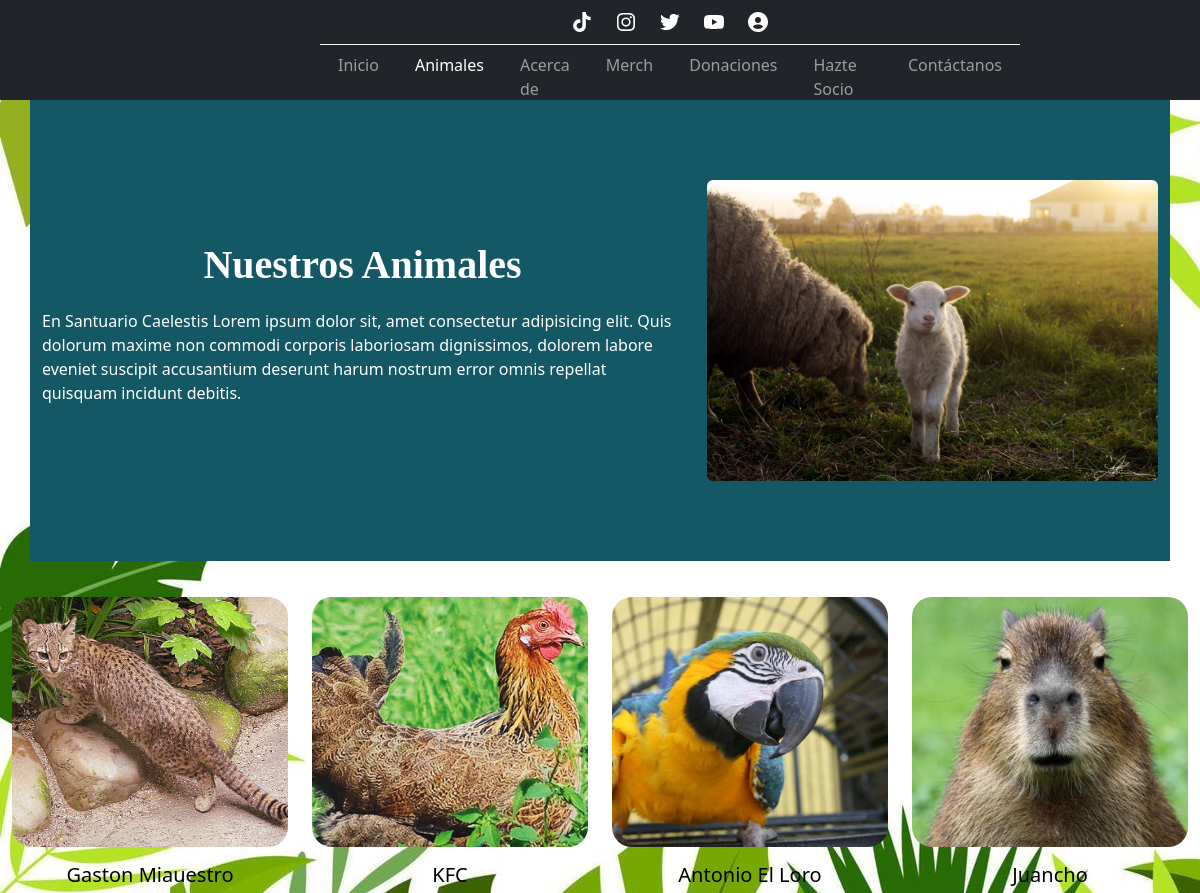
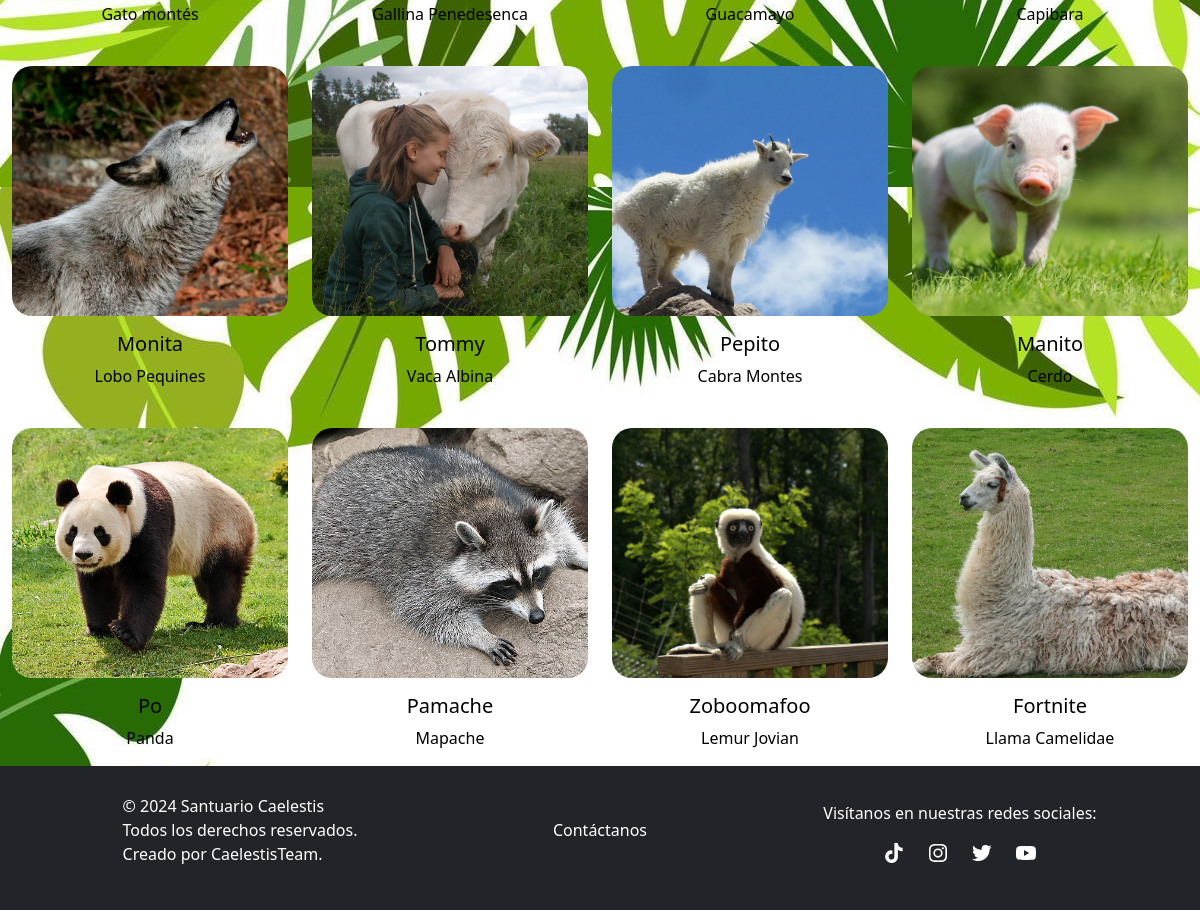
/animales/, run on the app's committed database (2 pictures, top to bottom).
### myapp/models.py (models this page shows, shortened)
class Animal(models.Model):
    id_animal           = models.AutoField(primary_key=True)
    nombre_animal       = models.CharField(max_length=100)
    especie_animal      = models.CharField(max_length=100)
    descripcion_animal  = models.TextField()
    anno_nacimiento     = models.IntegerField()
    nativo              = models.CharField(max_length=100)
    genero_animal       = models.ForeignKey(GeneroAnimal, on_delete=models.CASCADE)
    llegada             = models.DateField()
    imagen_animal       = models.ImageField(upload_to='fotos/', null=True)

### myapp/views.py (the view)
# urls.py: path('animales/', views.animales, name='animales'),
def animales(request):
    animales = Animal.objects.all()
    context = { "animales" : animales }
    return render(request, 'myapp/animales.html', context)

### myapp/templates/myapp/animales.html (shortened to what this page needs)
{% load static %}
<!DOCTYPE html>
<html lang="en">
<head>
    <link rel="stylesheet" href="{% static 'myapp/css/styles-animales.css' %}">
    <link href="https://cdn.jsdelivr.net/npm/bootstrap@5.3.3/dist/css/bootstrap.min.css" rel="stylesheet">
</head>
<body>
    <nav class="navbar navbar-expand-lg navbar-dark bg-dark menu">
        <div class="content-nav">
            <div class="d-flex">
                <div class="col-xl-2 d-flex justify-content-start align-items-center logo">
                </div>
                <div class="col-xl-10 col-lg-12 d-flex flex-column-reverse">
                    <div class="ms-auto w-100 d-flex justify-content-center">
                        <div class="navbar-spec collapse navbar-collapse" id="navbarNavAltMarkup">
                            <div>
                                <ul class="navbar-nav">
                                    <li class="nav-item">
                                        <a class="nav-link" aria-current="page" href="{% url 'index' %}">Inicio</a>
                                    </li>
                                    <li class="nav-item">
                                        <a class="nav-link active" href="{% url 'animales' %}">Animales</a>
                                    </li>
                                    <li class="nav-item">
                                        <a class="nav-link" href="{% url 'acercade' %}">Acerca de</a>
                                    </li>
                                    <li class="nav-item">
                                        <a class="nav-link" href="{% url 'merch' %}">Merch</a>
                                    </li>
                                    <li class="nav-item">
                                        <a class="nav-link" href="{% url 'donaciones' %}">Donaciones</a>
                                    </li>
                                    <li class="nav-item">
                                        <a class="nav-link" href="{% url 'socio' %}">Hazte Socio</a>
                                    </li>
                                    <li class="nav-item">
                                        <a class="nav-link" href="{% url 'contactanos' %}">Contáctanos</a>
                                    </li>
                                </ul>
                            </div>
                            <div class="icons">
                                <a href="https://www.youtube.com/">
                                </a>
                                <a href="https://www.youtube.com/">
                                </a>
                                <a href="https://www.youtube.com/">
                                </a>
                                <a href="https://www.youtube.com/">
                                </a>
                                {% if user.is_authenticated %}
                                <div class="dropdown">
                                    <a href="#" class="dropdown-toggle no-link-style text-decoration-none" id="userDropdown" data-bs-toggle="dropdown" aria-expanded="false" style="color: #fff !important;">
                                        <svg xmlns="http://www.w3.org/2000/svg" width="24" height="24" viewBox="0 0 24 24" style="fill: #fff;">
                                            <path d="M13 16l5-4-5-4v3H4v2h9z"></path>
                                            <path d="M20 3h-9c-1.103 0-2 .897-2 2v4h2V5h9v14h-9v-4H9v4c0 1.103.897 2 2 2h9c1.103 0 2-.897 2-2V5c0-1.103-.897-2-2-2z"></path>
                                        </svg>
                                        {{ user.username }}
                                    </a>
                                    <ul class="dropdown-menu" aria-labelledby="userDropdown">
                                        <li>
                                            <form id="logout-form" action="{% url 'logout' %}" method="post" style="display: inline;">
                                                {% csrf_token %}
                                                <button type="submit" style="background:none; border:none; padding:0; margin:0; color:#000;">
                                                    Cerrar Sesion
                                                    <svg xmlns="http://www.w3.org/2000/svg" width="24" height="24" viewBox="0 0 24 24" style="fill: #fff;">
                                                        <path d="M13 16l5-4-5-4v3H4v2h9z"></path>
                                                        <path d="M20 3h-9c-1.103 0-2 .897-2 2v4h2V5h9v14h-9v-4H9v4c0 1.103.897 2 2 2h9c1.103 0 2-.897 2-2V5c0-1.103-.897-2-2-2z"></path>
                                                    </svg>
                                                </button>
                                            </form>
                                        </li>
                                    </ul>
                                </div>
                                {% else %}
                                <a href="{% url 'login' %}">
                                </a>
                                {% endif %}
                            </div>
                        </div>
                    </div>
                </div>
            </div>
        </div>
    </nav>
    <div class="contenedor-info-animal">
        <div class="contenedor-animal container">
            <div class="row align-items-center">
                <div class="col-lg-7 col-md-12">
                    <h1 class="text-white" style="text-align: center;">Nuestros Animales</h1>
                    <p class="text-white">En Santuario Caelestis Lorem ipsum dolor sit, amet consectetur adipisicing elit. Quis dolorum maxime non commodi corporis laboriosam dignissimos, dolorem labore eveniet suscipit accusantium deserunt harum nostrum error omnis repellat quisquam incidunt debitis.</p>
                </div>
                <div class="col-lg-5 col-md-12">
                    <img src="{% static 'myapp/img/img1.jpg' %}" alt="Santuario" class="img-fluid rounded">
                </div>
            </div>
        </div>
        <div class="container-fluid info-animal">
            <div class="row row-cols-1 row-cols-md-2 row-cols-lg-4 g-4">
                {% for animal in animales %}
                    <div class="col-12 col-md-6 col-lg-3">
                        <div class="card">
                            <a href="{% url 'info_animal' animal.id_animal %}">
                                <img src="{{ animal.imagen_animal.url }}" class="img-fluid card-img-top" alt="...">
                            </a>
                            <div class="card-body">
                                <h5 class="card-title fs-5 text-center text-md-start">{{animal.nombre_animal}}</h5>
                                <p class="card-text fs-6 text-center text-md-start">{{animal.especie_animal}}</p>
                            </div>
                        </div>
                    </div>
                {% endfor %}
            </div>
        </div>
    </div>
    <footer class="bg-dark">
        <div class="izquierda">
            <p>© 2024 Santuario Caelestis<br>Todos los derechos reservados.<br>Creado por CaelestisTeam.</p>
        </div>
        <div class="centro">
            <p><a href="{% url 'contactanos' %}">Contáctanos</a></p>
        </div>
        <div class="derecha">
            <p>Visítanos en nuestras redes sociales:</p>
            <div class="justify-content-center icons-footer">
            </div>
        </div>
    </footer>
    <link href="https://cdn.jsdelivr.net/npm/bootstrap@5.3.3/dist/css/bootstrap.min.css" rel="stylesheet">
    </body>
</html>

### myapp/static/myapp/css/styles-animales.css (style rules this page uses)
* { margin: 0; padding: 0; box-sizing: border-box; }
.navbar-spec { display: flex; flex-direction: column-reverse; }
nav { height: 100px; background: #00000054; }
nav li { padding: 0 10px; }
.content-nav { padding: 0 180px; height: 100%; width: 100%; }
.icons { display: flex; flex-direction: row; justify-content: center; padding-bottom: 10px; border-bottom: 1px solid #fff; width: 100%; }
.icons svg { margin: 0 10px; }
.contenedor-animal { background: #135864; padding: 80px 15px; --margin-top: 1%; margin-bottom: 3%; --background-image: url(../img/fondo-hojas.jpg); }
.contenedor-info-animal { background-image: url(../img/fondo-hojas.jpg); }
.contenedor-animal h1 { font-family: 'Times New Roman', serif; font-size: 2.5rem; font-weight: bold; margin-bottom: 20px; }
.info-animal .card { background: transparent; color: #000000; border: none; text-align: center; }
.info-animal .card h5,.info-animal .card p { text-align: center !important; }
.info-animal .card-img-top { border-radius: 20px; object-fit: cover; transition: transform 0.5s ease; height: 250px; }
footer { padding: 28px 180px; color: #fff; display: grid; grid-template-columns: 1fr 1fr 1fr; }
footer .izquierda, footer .centro { display: flex; justify-content: center; align-items: center; }
footer .derecha { display: flex; flex-direction: column; justify-content: center; align-items: center; }
footer a { text-decoration: none; color: #ffffff; }
.icons-footer { display: flex; flex-direction: row; justify-content: center; padding-bottom: 10px; }
.icons-footer svg { margin: 0 10px; }
@media screen and (max-width: 1333px) { footer { padding: 28px 60px; } }

### data on the page
Animal: imagen_animal (picture), nombre_animal "Gaston Miauestro", especie_animal "Gato montés"
Animal: imagen_animal (picture), nombre_animal "KFC", especie_animal "Gallina Penedesenca"
Animal: imagen_animal (picture), nombre_animal "Antonio El Loro", especie_animal "Guacamayo"
Animal: imagen_animal (picture), nombre_animal "Juancho", especie_animal "Capibara"
Animal: imagen_animal (picture), nombre_animal "Monita", especie_animal "Lobo Pequines"
Animal: imagen_animal (picture), nombre_animal "Tommy", especie_animal "Vaca Albina"
Animal: imagen_animal (picture), nombre_animal "Pepito", especie_animal "Cabra Montes"
Animal: imagen_animal (picture), nombre_animal "Manito", especie_animal "Cerdo"
Animal: imagen_animal (picture), nombre_animal "Po", especie_animal "Panda"
Animal: imagen_animal (picture), nombre_animal "Pamache", especie_animal "Mapache"
Animal: imagen_animal (picture), nombre_animal "Zoboomafoo", especie_animal "Lemur Jovian"
Animal: imagen_animal (picture), nombre_animal "Fortnite", especie_animal "Llama Camelidae"
